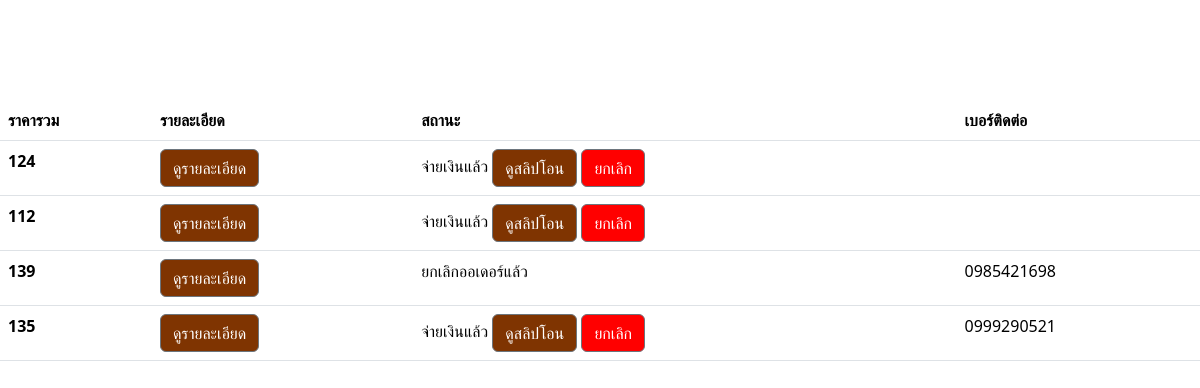
Page /Php/admin_order_manage.php on the committed database.
### tables this page shows
CREATE TABLE `orders` (
  `order_id` int(11) NOT NULL,
  `user_id` int(11) NOT NULL,
  `order_price` int(11) NOT NULL,
  `order_slip` varchar(100) DEFAULT NULL,
  `order_date` datetime NOT NULL DEFAULT current_timestamp(),
  `order_status` varchar(200) NOT NULL,
  `discount` int(11) NOT NULL
);

CREATE TABLE `user` (
  `user_id` int(11) NOT NULL,
  `email` varchar(100) NOT NULL,
  `user_name` varchar(200) NOT NULL,
  `password` varchar(100) NOT NULL,
  `user_role` varchar(10) NOT NULL,
  `user_tel` varchar(200) DEFAULT NULL,
  `name` varchar(200) DEFAULT NULL
);

### Php/admin_order_manage.php (the view, shortened to what this page needs)
<!doctype html>
<html lang="en">
<head>
    <link rel="stylesheet" href="../StyleCss/indexCss/indexCss.css"/>
    <link href="https://cdn.jsdelivr.net/npm/bootstrap@5.3.2/dist/css/bootstrap.min.css" rel="stylesheet"
>
    <link rel="stylesheet" href="../StyleCss/authCss/login.css" />
</head>
<body>
    <table class="table table-hover" style="margin-top:100px;">
    <thead>
        <tr>
        <th scope="col">ราคารวม</th>
        <th scope="col">รายละเอียด</th>
        <th scope="col">สถานะ</th>
        <th scope="col">เบอร์ติดต่อ</th>
        </tr>
    </thead>
    <tbody>
    <?php
        include("../PhpProcess/DatabaseCon.php");
        $sqlOrder = "SELECT orders.*,user.* FROM orders
        INNER JOIN user ON orders.user_id = user.user_id";
        $resultOrder = $con->query($sqlOrder);
        while ($rowOrder = $resultOrder->fetch_assoc()) {
            $order_id = $rowOrder['order_id'];
            $user_tel = $rowOrder["user_tel"];
            $order_slip = $rowOrder['order_slip'];
            $order_status = $rowOrder['order_status'];
            $sqlOrderDetail = "SELECT * FROM order_detail WHERE order_id='$order_id'";
            $resultOrderDetail = $con->query($sqlOrderDetail);
            $order_menu = [];
            while ($rowOrderDetail = $resultOrderDetail->fetch_assoc()) {
                $cart_id = $rowOrderDetail["cart_id"];
                $sql = "SELECT menu.*,cart.*,
                        CONCAT('[', GROUP_CONCAT(JSON_OBJECT('addons_id', menu_addons.addons_id, 'addons_name', menu_addons.addons_name, 'addons_price', menu_addons.addons_price)), ']') AS addons_list
                FROM menu
                LEFT JOIN cart ON cart.menu_id = menu.menu_id
                LEFT JOIN cart_sp ON cart.cart_id = cart_sp.cart_id AND cart_sp.cartSp_status IS NULL
                LEFT JOIN menu_addons ON menu_addons.addons_id = cart_sp.addons_id
                WHERE cart.cart_id = '$cart_id'
                GROUP BY cart.cart_id;";
                $result = $con->query($sql);
                while ($row = $result->fetch_assoc()) {
                    array_push($order_menu, $row);
                }
                $json = json_encode($order_menu);
            }
    ?>
        <tr>
        <th scope="row"><?php echo($rowOrder["order_price"]);?></th>
        <td><button style="background-color:rgb(127, 52, 1) !important;" onclick='ViewOrderItem(`<?php echo($json);?>`)' class="btn btn-secondary">ดูรายละเอียด</button></td>
        <td id="or<?php echo($order_id);?>">
        <?php if($order_status=="wait"): ?>
            <button style="background-color:rgb(127, 52, 1) !important;" onclick="receiveOrder(<?php echo($order_id);?>)" class="btn btn-secondary">ยืนยันออเดอร์</button>
        <?php elseif($order_status=="receive"): ?>
            รับออเดอร์แล้ว
        <?php elseif($order_status=="success"): ?>
           จ่ายเงินแล้ว
           <button style="background-color:rgb(127, 52, 1) !important;" onclick="slipView('<?php echo($order_slip);?>')" class="btn btn-secondary">ดูสลิปโอน</button>
        <?php elseif($order_status=="cancel"): ?>
           ยกเลิกออเดอร์แล้ว
        <?php endif ?>
        <?php if($order_status!="cancel"): ?>
        <button style="background-color:red !important;" onclick="receiveOrder(<?php echo($order_id);?>,'cancel')" class="btn btn-secondary">ยกเลิก</button>
        <?php endif ?>
        </td>
        <td>
            <?php echo($user_tel);?>
        </td>
        </tr>
        <?php }?>
    </tbody>
    </table>
</body>
</html>

### StyleCss/indexCss/indexCss.css (style rules this page uses)
* { margin: 0; padding: 0; box-sizing: border-box; }

### rows in the picture
orders: order_price "124"
orders: order_price "112"
orders: order_price "139", order_status "ยกเลิกออเดอร์แล้ว", user.user_tel "0985421698"
orders: order_price "135", user.user_tel "0999290521"
